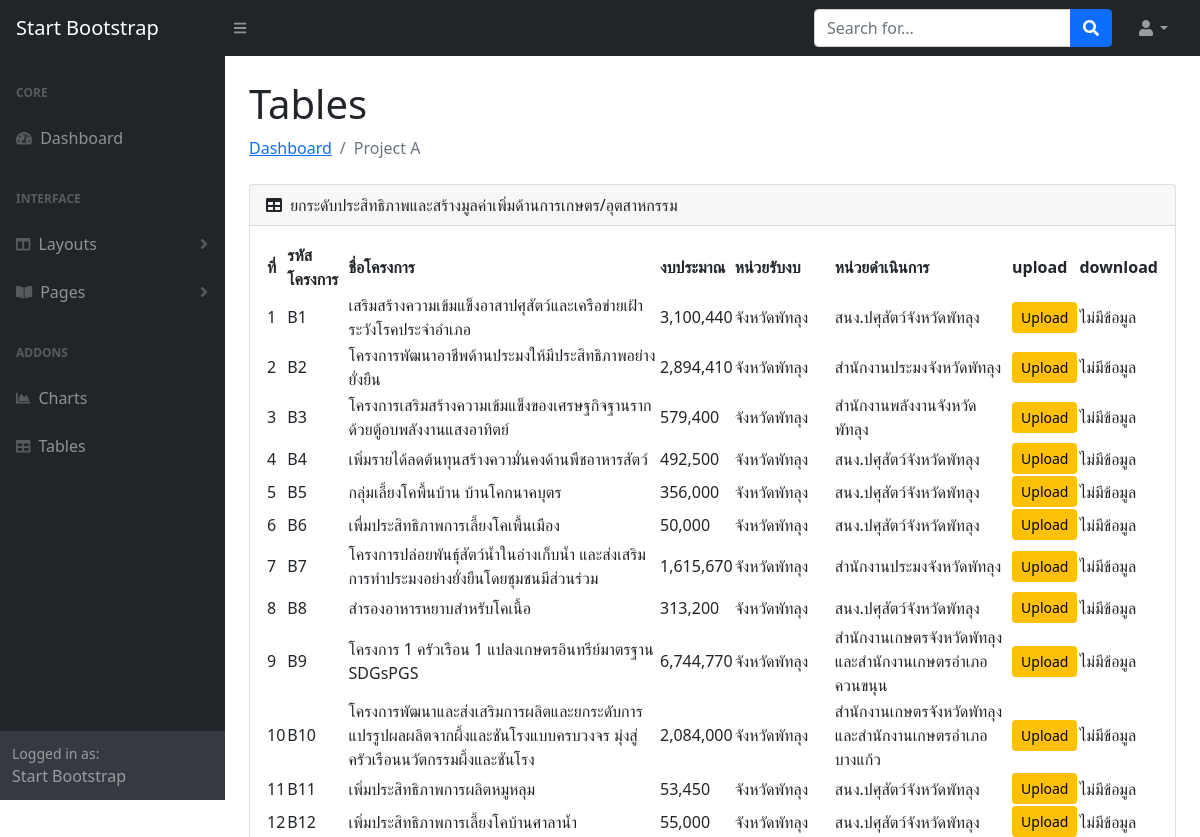
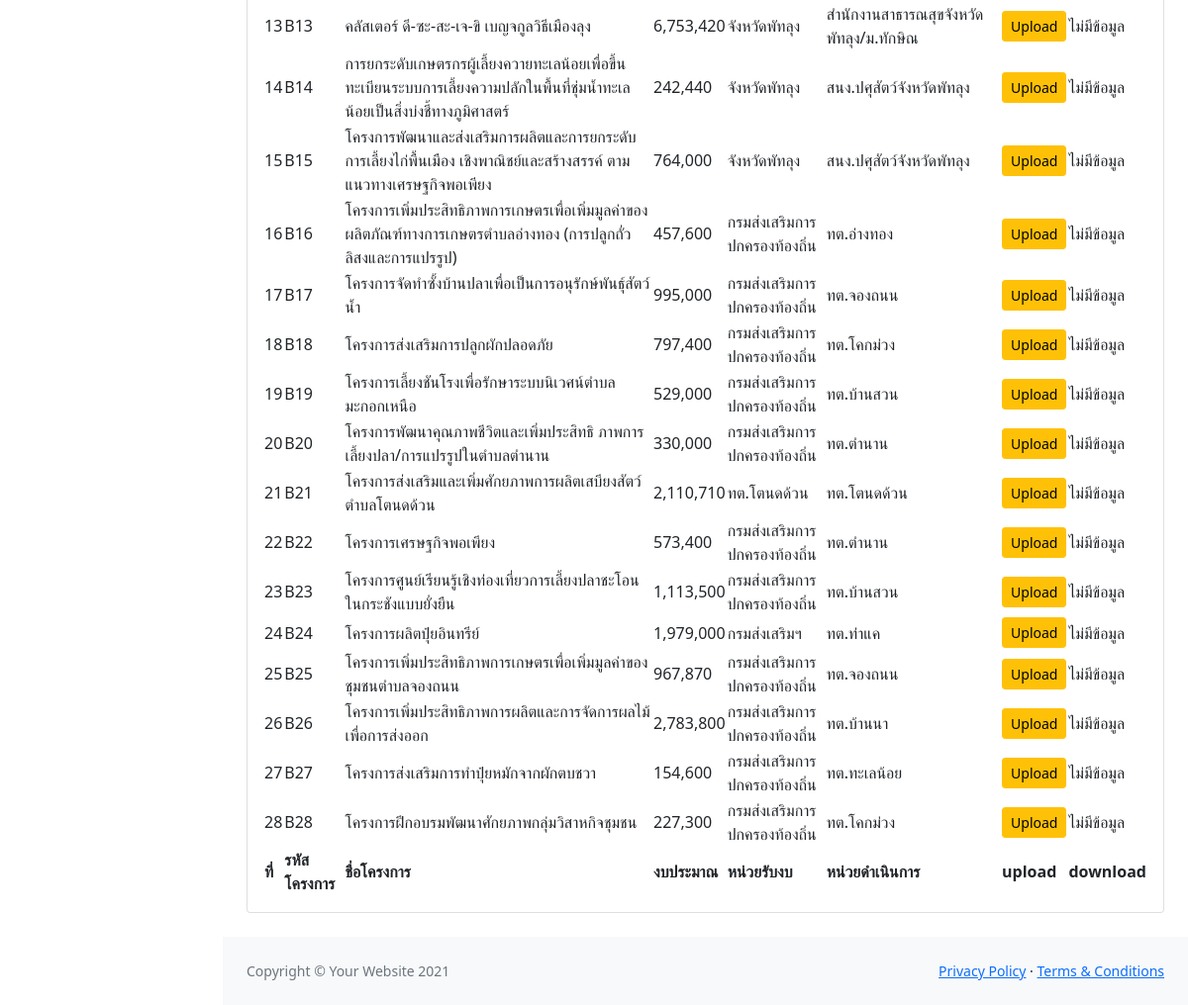
Page /tables-b.php on the committed database (2 pictures, top to bottom).
### tables this page shows
CREATE TABLE IF NOT EXISTS `project` (
  `id` int(10) NOT NULL AUTO_INCREMENT,
  `pid` varchar(10) NOT NULL COMMENT 'รหัสโครงการ',
  `gid` int(10) NOT NULL COMMENT 'รหัสกลุ่มโครงการ',
  `pname` text NOT NULL COMMENT 'ชื่อโครงการ',
  `money` float NOT NULL COMMENT 'งบประมาณ',
  `rec_money` text NOT NULL COMMENT 'หน่วยรับงบประมาณ',
  `operation` varchar(200) NOT NULL COMMENT 'หน่วยปฏิบัติ',
  `doc` varchar(100) NOT NULL,
  PRIMARY KEY (`id`)
);

### library/database.php (called while the page is built, shortened)
<?php
$db_config=array(
        "host"=>"localhost",
        "user"=>"root",
        "pass"=>"hellojava",
        "dbname"=>"project-root",
        "charset"=>"utf8"
    );
$dbConn = @new mysqli($db_config["host"], $db_config["user"], $db_config["pass"], $db_config["dbname"]);
function dbQuery($sql)
{
        global $dbConn;
        $result = $dbConn->query($sql);
	return $result;
}
function dbFetchArray($result) {
          return mysqli_fetch_array($result);
}
?>

### tables-b.php (the view, shortened to what this page needs)
<!DOCTYPE html>
<html lang="en">
    <head>
        <link href="https://cdn.jsdelivr.net/npm/simple-datatables@latest/dist/style.css" rel="stylesheet" />
        <link href="css/styles.css" rel="stylesheet" />
    </head>
    <?php include("./library/database.php");?>
    <body class="sb-nav-fixed">
        <nav class="sb-topnav navbar navbar-expand navbar-dark bg-dark">
            <a class="navbar-brand ps-3" href="index.html">Start Bootstrap</a>
            <button class="btn btn-link btn-sm order-1 order-lg-0 me-4 me-lg-0" id="sidebarToggle" href="#!"><i class="fas fa-bars"></i></button>
            <form class="d-none d-md-inline-block form-inline ms-auto me-0 me-md-3 my-2 my-md-0">
                <div class="input-group">
                    <input class="form-control" type="text" placeholder="Search for..." aria-label="Search for..." aria-describedby="btnNavbarSearch" />
                    <button class="btn btn-primary" id="btnNavbarSearch" type="button"><i class="fas fa-search"></i></button>
                </div>
            </form>
            <ul class="navbar-nav ms-auto ms-md-0 me-3 me-lg-4">
                <li class="nav-item dropdown">
                    <a class="nav-link dropdown-toggle" id="navbarDropdown" href="#" role="button" data-bs-toggle="dropdown" aria-expanded="false"><i class="fas fa-user fa-fw"></i></a>
                </li>
            </ul>
        </nav>
        <div id="layoutSidenav">
            <div id="layoutSidenav_nav">
                <nav class="sb-sidenav accordion sb-sidenav-dark" id="sidenavAccordion">
                    <div class="sb-sidenav-menu">
                        <div class="nav">
                            <div class="sb-sidenav-menu-heading">Core</div>
                            <a class="nav-link" href="index.php">
                                <div class="sb-nav-link-icon"><i class="fas fa-tachometer-alt"></i></div>
                                Dashboard
                            </a>
                            <div class="sb-sidenav-menu-heading">Interface</div>
                            <a class="nav-link collapsed" href="#" data-bs-toggle="collapse" data-bs-target="#collapseLayouts" aria-expanded="false" aria-controls="collapseLayouts">
                                <div class="sb-nav-link-icon"><i class="fas fa-columns"></i></div>
                                Layouts
                                <div class="sb-sidenav-collapse-arrow"><i class="fas fa-angle-down"></i></div>
                            </a>
                            <a class="nav-link collapsed" href="#" data-bs-toggle="collapse" data-bs-target="#collapsePages" aria-expanded="false" aria-controls="collapsePages">
                                <div class="sb-nav-link-icon"><i class="fas fa-book-open"></i></div>
                                Pages
                                <div class="sb-sidenav-collapse-arrow"><i class="fas fa-angle-down"></i></div>
                            </a>
                            <div class="sb-sidenav-menu-heading">Addons</div>
                            <a class="nav-link" href="charts.html">
                                <div class="sb-nav-link-icon"><i class="fas fa-chart-area"></i></div>
                                Charts
                            </a>
                            <a class="nav-link" href="tables.html">
                                <div class="sb-nav-link-icon"><i class="fas fa-table"></i></div>
                                Tables
                            </a>
                        </div>
                    </div>
                    <div class="sb-sidenav-footer">
                        <div class="small">Logged in as:</div>
                        Start Bootstrap
                    </div>
                </nav>
            </div>
            <div id="layoutSidenav_content">
                <main>
                    <div class="container-fluid px-4">
                        <h1 class="mt-4">Tables</h1>
                        <ol class="breadcrumb mb-4">
                            <li class="breadcrumb-item"><a href="index.php">Dashboard</a></li>
                            <li class="breadcrumb-item active">Project A</li>
                        </ol>
                        <div class="card mb-4">
                            <div class="card-header">
                                <i class="fas fa-table me-1"></i>
                                ยกระดับประสิทธิภาพและสร้างมูลค่าเพิ่มด้านการเกษตร/อุตสาหกรรม
                            </div>
                            <div class="card-body">
                                <table id="datatablesSimple">
                                <thead>
                                        <tr>
                                            <th>ที่</th>
                                            <th>รหัสโครงการ</th>
                                            <th>ชื่อโครงการ</th>
                                            <th>งบประมาณ</th>
                                            <th>หน่วยรับงบ</th>
                                            <th>หน่วยดำเนินการ</th>
                                            <th>upload</th>
                                            <th>download</th>
                                        </tr>
                                    </thead>
                                    <tfoot>
                                    <tr>
                                            <th>ที่</th>
                                            <th>รหัสโครงการ</th>
                                            <th>ชื่อโครงการ</th>
                                            <th>งบประมาณ</th>
                                            <th>หน่วยรับงบ</th>
                                            <th>หน่วยดำเนินการ</th>
                                            <th>upload</th>
                                            <th>download</th>
                                        </tr>
                                    </tfoot>
                                    <tbody>
                                    <?php
                                        $sql = "SELECT * FROM project WHERE gid=2";
                                        $result = dbQuery($sql);
                                        $no = 1;
                                        while ($row = dbFetchArray($result)) {?>
                                           <tr>
                                                <td><?php echo $no?></td>
                                                <td><?php echo $row['pid']?></td>
                                                <td><?php echo $row['pname']?></td>
                                                <td><?php echo number_format($row['money'])?></td>
                                                <td><?php echo $row['rec_money']?></td>
                                                <td><?php echo $row['operation']?></td>
                                                 <td>
                                                     <a href="upload.php?pid=<?php echo $row['pid']?>" class="btn btn-warning btn-sm">Upload</a>
                                                </td>
                                                <td>
                                                <?php
                                                    if($row['doc']==''){?>
                                                       ไม่มีข้อมูล
                                                   <?php }else{?>
                                                        <a href="doc/<?php echo $row['doc']?>" class="btn btn-success btn-sm" target="_blank">Download</a>
                                                   <?php }
                                                ?>
                                                </td>
                                            </tr>
                                        <?php $no++;
                                        }
                                     ?>
                                    </tbody>
                                </table>
                            </div>
                        </div>
                    </div>
                </main>
                <footer class="py-4 bg-light mt-auto">
                    <div class="container-fluid px-4">
                        <div class="d-flex align-items-center justify-content-between small">
                            <div class="text-muted">Copyright &copy; Your Website 2021</div>
                            <div>
                                <a href="#">Privacy Policy</a>
                                &middot;
                                <a href="#">Terms &amp; Conditions</a>
                            </div>
                        </div>
                    </div>
                </footer>
            </div>
        </div>
    </body>
</html>

### rows in the picture
project: pid "B1", pname "เสริมสร้างความเข้มแข็งอาสาปศุสัตว์และเครือข่ายเฝ้าระวังโรคประจำอำเภอ", money "3,100,440", rec_money "จังหวัดพัทลุง", operation "สนง.ปศุสัตว์จังหวัดพัทลุง", doc "ไม่มีข้อมูล"
project: pid "B2", pname "โครงการพัฒนาอาชีพด้านประมงให้มีประสิทธิภาพอย่างยั่งยืน", money "2,894,410", rec_money "จังหวัดพัทลุง", operation "สำนักงานประมงจังหวัดพัทลุง", doc "ไม่มีข้อมูล"
project: pid "B3", pname "โครงการเสริมสร้างความเข้มแข็งของเศรษฐกิจฐานรากด้วยตู้อบพลังงานแสงอาทิตย์", money "579,400", rec_money "จังหวัดพัทลุง", operation "สำนักงานพลังงานจังหวัดพัทลุง", doc "ไม่มีข้อมูล"
project: pid "B4", pname "เพิ่มรายได้ลดต้นทุนสร้างความั่นคงด้านพืชอาหารสัตว์", money "492,500", rec_money "จังหวัดพัทลุง", operation "สนง.ปศุสัตว์จังหวัดพัทลุง", doc "ไม่มีข้อมูล"
project: pid "B5", pname "กลุ่มเลี้ยงโคพื้นบ้าน บ้านโคกนาคบุตร", money "356,000", rec_money "จังหวัดพัทลุง", operation "สนง.ปศุสัตว์จังหวัดพัทลุง", doc "ไม่มีข้อมูล"
project: pid "B6", pname "เพื่มประสิทธิภาพการเลี้ยงโคเพื้นเมือง", money "50,000", rec_money "จังหวัดพัทลุง", operation "สนง.ปศุสัตว์จังหวัดพัทลุง", doc "ไม่มีข้อมูล"
project: pid "B7", pname "โครงการปล่อยพันธุ์สัตว์น้ำในอ่างเก็บน้ำ และส่งเสริมการทำประมงอย่างยั่งยืนโดยชุมชนมีส่วนร่วม", money "1,615,670", rec_money "จังหวัดพัทลุง", operation "สำนักงานประมงจังหวัดพัทลุง", doc "ไม่มีข้อมูล"
project: pid "B8", pname "สำรองอาหารหยาบสำหรับโคเนื้อ", money "313,200", rec_money "จังหวัดพัทลุง", operation "สนง.ปศุสัตว์จังหวัดพัทลุง", doc "ไม่มีข้อมูล"
project: pid "B9", pname "โครงการ 1 ครัวเรือน 1 แปลงเกษตรอินทรีย์มาตรฐาน SDGsPGS", money "6,744,770", rec_money "จังหวัดพัทลุง", operation "สำนักงานเกษตรจังหวัดพัทลุง และสำนักงานเกษตรอำเภอควนขนุน", doc "ไม่มีข้อมูล"
project: pid "B10", pname "โครงการพัฒนาและส่งเสริมการผลิตและยกระดับการแปรรูปผลผลิตจากผึ้งและชันโรงแบบครบวงจร มุ่งสู่ครัวเรือนนวัตกรรมผึ้งและชันโรง", money "2,084,000", rec_money "จังหวัดพัทลุง", operation "สำนักงานเกษตรจังหวัดพัทลุง และสำนักงานเกษตรอำเภอบางแก้ว", doc "ไม่มีข้อมูล"
project: pid "B11", pname "เพิ่มประสิทธิภาพการผลิตหมูหลุม", money "53,450", rec_money "จังหวัดพัทลุง", operation "สนง.ปศุสัตว์จังหวัดพัทลุง", doc "ไม่มีข้อมูล"
project: pid "B12", pname "เพิ่มประสิทธิภาพการเลี้ยงโคบ้านศาลาน้ำ", money "55,000", rec_money "จังหวัดพัทลุง", operation "สนง.ปศุสัตว์จังหวัดพัทลุง", doc "ไม่มีข้อมูล"
project: pid "B13", pname "คลัสเตอร์ ดี-ซะ-สะ-เจ-ขิ เบญจกูลวิธีเมืองลุง", money "6,753,420", rec_money "จังหวัดพัทลุง", operation "สำนักงานสาธารณสุขจังหวัดพัทลุง/ม.ทักษิณ", doc "ไม่มีข้อมูล"
project: pid "B14", pname "การยกระดับเกษตรกรผู้เลี้ยงควายทะเลน้อยเพื่อขึ้นทะเบียนระบบการเลี้ยงความปลักในพื้นที่ชุ่มน้ำทะเลน้อยเป็นสิ่งบ่งชี้ทางภูมิศาสตร์", money "242,440", rec_money "จังหวัดพัทลุง", operation "สนง.ปศุสัตว์จังหวัดพัทลุง", doc "ไม่มีข้อมูล"
project: pid "B15", pname "โครงการพัฒนาและส่งเสริมการผลิตและการยกระดับการเลี้ยงไก่พื้นเมือง เชิงพาณิชย์และสร้างสรรค์ ตามแนวทางเศรษฐกิจพอเพียง", money "764,000", rec_money "จังหวัดพัทลุง", operation "สนง.ปศุสัตว์จังหวัดพัทลุง", doc "ไม่มีข้อมูล"
project: pid "B16", pname "โครงการเพิ่มประสิทธิภาพการเกษตรเพื่อเพิ่มมูลค่าของผลิตภัณฑ์ทางการเกษตรตำบลอ่างทอง (การปลูกถั่วลิสงและการแปรรูป)", money "457,600", rec_money "กรมส่งเสริมการปกครองท้องถิ่น", operation "ทต.อ่างทอง", doc "ไม่มีข้อมูล"
project: pid "B17", pname "โครงการจัดทำซั้งบ้านปลาเพื่อเป็นการอนุรักษ์พันธุ์สัตว์น้ำ", money "995,000", rec_money "กรมส่งเสริมการปกครองท้องถิ่น", operation "ทต.จองถนน", doc "ไม่มีข้อมูล"
project: pid "B18", pname "โครงการส่งเสริมการปลูกผักปลอดภัย", money "797,400", rec_money "กรมส่งเสริมการปกครองท้องถิ่น", operation "ทต.โคกม่วง", doc "ไม่มีข้อมูล"
project: pid "B19", pname "โครงการเลี้ยงชันโรงเพื่อรักษาระบบนิเวศน์ตำบลมะกอกเหนือ", money "529,000", rec_money "กรมส่งเสริมการปกครองท้องถิ่น", operation "ทต.บ้านสวน", doc "ไม่มีข้อมูล"
project: pid "B20", pname "โครงการพัฒนาคุณภาพชีวิตและเพิ่มประสิทธิ ภาพการเลี้ยงปลา/การแปรรูปในตำบลตำนาน", money "330,000", rec_money "กรมส่งเสริมการปกครองท้องถิ่น", operation "ทต.ตำนาน", doc "ไม่มีข้อมูล"
project: pid "B21", pname "โครงการส่งเสริมและเพิ่มศักยภาพการผลิตเสบียงสัตว์ตำบลโตนดด้วน", money "2,110,710", rec_money "ทต.โตนดด้วน", operation "ทต.โตนดด้วน", doc "ไม่มีข้อมูล"
project: pid "B22", pname "โครงการเศรษฐกิจพอเพียง", money "573,400", rec_money "กรมส่งเสริมการปกครองท้องถิ่น", operation "ทต.ตำนาน", doc "ไม่มีข้อมูล"
project: pid "B23", pname "โครงการศูนย์เรียนรู้เชิงท่องเที่ยวการเลี้ยงปลาชะโอนในกระชังแบบยั่งยืน", money "1,113,500", rec_money "กรมส่งเสริมการปกครองท้องถิ่น", operation "ทต.บ้านสวน", doc "ไม่มีข้อมูล"
project: pid "B24", pname "โครงการผลิตปุ๋ยอินทรีย์", money "1,979,000", rec_money "กรมส่งเสริมฯ", operation "ทต.ท่าแค", doc "ไม่มีข้อมูล"
project: pid "B25", pname "โครงการเพิ่มประสิทธิภาพการเกษตรเพื่อเพิ่มมูลค่าของชุมชนตำบลจองถนน", money "967,870", rec_money "กรมส่งเสริมการปกครองท้องถิ่น", operation "ทต.จองถนน", doc "ไม่มีข้อมูล"
project: pid "B26", pname "โครงการเพิ่มประสิทธิภาพการผลิตและการจัดการผลไม้เพื่อการส่งออก", money "2,783,800", rec_money "กรมส่งเสริมการปกครองท้องถิ่น", operation "ทต.บ้านนา", doc "ไม่มีข้อมูล"
project: pid "B27", pname "โครงการส่งเสริมการทำปุ๋ยหมักจากผักตบชวา", money "154,600", rec_money "กรมส่งเสริมการปกครองท้องถิ่น", operation "ทต.ทะเลน้อย", doc "ไม่มีข้อมูล"
project: pid "B28", pname "โครงการฝึกอบรมพัฒนาศักยภาพกลุ่มวิสาหกิจชุมชน", money "227,300", rec_money "กรมส่งเสริมการปกครองท้องถิ่น", operation "ทต.โคกม่วง", doc "ไม่มีข้อมูล"
